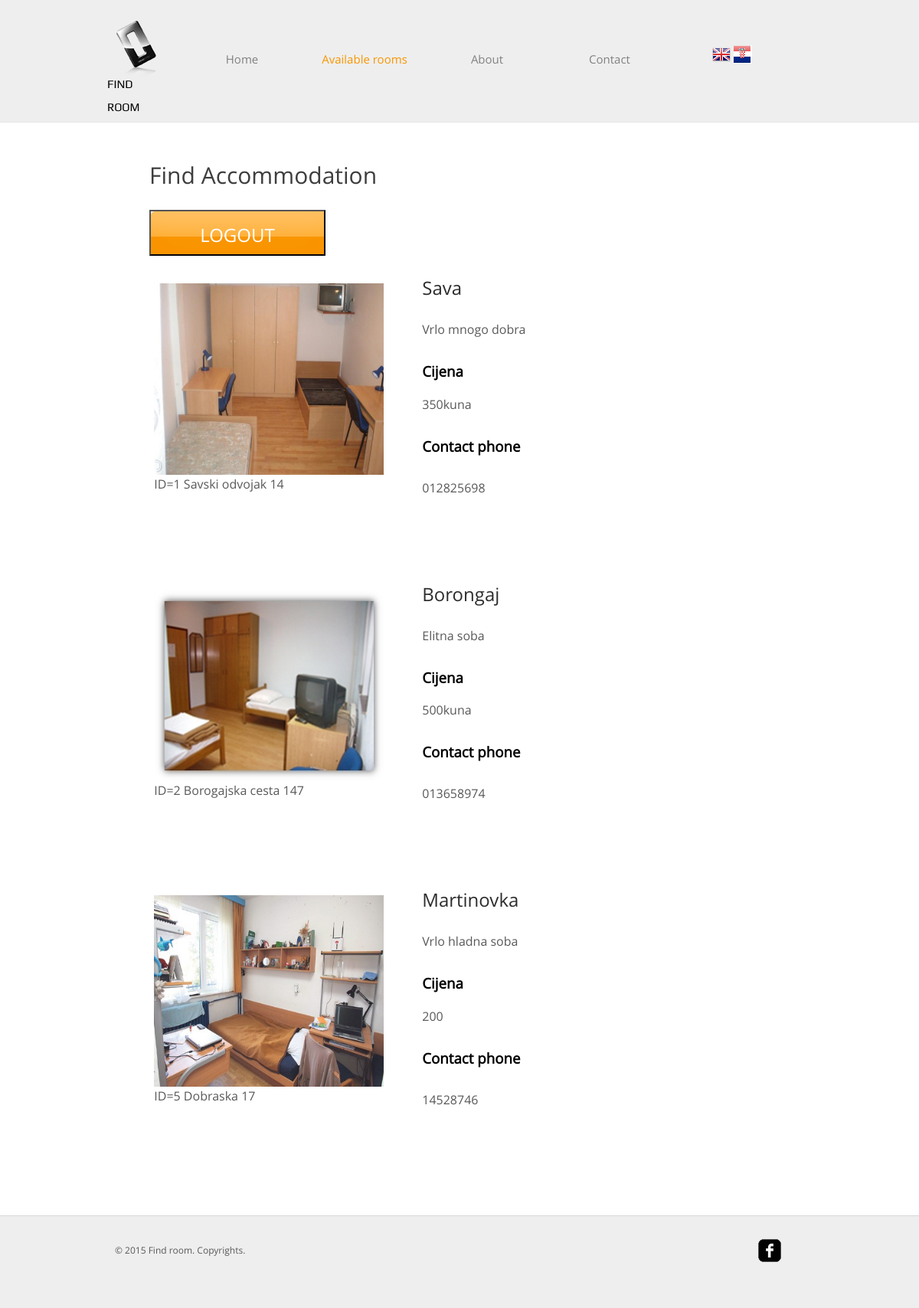
The app's page /dostupne2.php (signed in) with its own data.
### tables this page shows
CREATE TABLE IF NOT EXISTS `sobe` (
`id` int(11) NOT NULL,
  `kvart_sobe` varchar(70) NOT NULL,
  `opis_sobe` varchar(255) DEFAULT NULL,
  `adresa_sobe` varchar(70) NOT NULL,
  `cijena_sobe` varchar(70) NOT NULL,
  `naziv_slike` varchar(70) DEFAULT NULL,
  `telefon_sobe` varchar(15) NOT NULL
);

### languages/lang.en.php (called while the page is built)
<?php
$lang = array();
$lang['PAGE_TITLE'] = 'Find room';
$lang['LOGO_NAME'] = 'Find room';
$lang['MENU_HOME'] = 'Home';
$lang['MENU_ABOUT_US'] = 'About';
$lang['MENU_ROOMS'] = 'Available rooms';
$lang['MENU_CONTACT'] = 'Contact';
$lang['MENU_NEWS'] = 'News';
$lang['FOOTER'] = '© 2015 Find room. Copyrights.';
$lang['CONTACT_PHONE']='Contact phone';
$lang['CONTACT_MSG'] = 'For all informations e-mail us: pronadjisobu@gmail.com . We will answer as soon as possibile.';
$lang['CONTACT_MSG2']='Address';
$lang['LOGIN_NEXT']='Next';
$lang['HOME_SMJESTAJ']='Accommodation?';
$lang['HOME_FINDEASY']='Find it easy';
$lang['HOME_FIND']='You are not able to get home? Find a home here.';
$lang['HOME_DONTWORRY']='FIND';
$lang['HOME_PRONADIMM']='Dont worry, there is enough room for everyone.';
$lang['HOME_PRON']='Find accommodation.';
$lang['HOME_TEX1']='Find accommodation site is designed for students who were unable to get home. We offer accommodation at various locations in several cities.';
$lang['HOME_TEX2']='Start immediately finding accommodation on easy and secure way! ';
$lang['HOME_TEX3']='Find accommodation has a large number of satisfied customers, be one of them.';
$lang['HOME_TEX4']='2015- year we started with a public accommodation to students where everyone is able to offer accommodation (with some checks for accommodation and other standards) is able to offer through our accommodation.';
$lang['HOME_HEAD1']='About us';
$lang['HOME_HEAD2']='History';
$lang['HOME_TEX5']='We started not so long ago in 2013. The project is 40% funded by the Republic of Croatia, while the remaining 60% are private investors. First private home is open 04.03.2013. Flower in the village, next to the old dormitories on the Flower settlement.';
$lang['HOME_HEAD3']='New locations';
$lang['HOME_TEX6']='
It soon turned out that the great demand, and within a year were opened 3 new locations for accommodation of students. In the 9th month of 2013, is now open for student accommodation at the Sava. In the 2nd month of 2014-and the new location for students and Centar, and in the 06th month of 2014-and is now open and accommodation in the Volta.';
$lang['HOME_HEAD4']='Opening other locations';
$lang['HOME_TEX7']='More and more has increased the demand for such accommodation for. 2015- year we started with a public accommodation to students where everyone is able to offer accommodation (with some checks for accommodation and other standards) is able to offer through our accommodation.';
$lang['HOME_PRON']='Find Accommodation';
$lang['DOST_1']='Here you can find available accommodation, for booking you have to log!';
$lang['UNOS_PRON']='Data about room:';
$lang['UNOS_PRON23']='Viewing room:';
$lang['UNOS_PRON2']='Data on the room you want to add:';
$lang['UNOS_PRON3']='District of room:';
$lang['UNOS_PRON4']='Room description:';
$lang['UNOS_PRON5']='Addres of room:';
$lang['UNOS_PRON6']='Price of room:';
$lang['UNOS_PRON7']='Name of picture:';
$lang['KON_PRON']='Thank you for contacting us. We will be in touch with you very soon.';
$lang['KON_PRM']='Enter the ID of the room that you want to remove from the site, it says under the photo ID rooms';
?>

### dostupne2.php (the view, shortened to what this page needs)
<?php
include_once 'jezik.php';
$dbc = mysqli_connect( 'localhost', 'root', '', 'seminar2baza' ) or die('Pogreška kod spajanja na bazu podataka.');
$popis = mysqli_query($dbc,"SELECT * FROM sobe");
                while($row =  mysqli_fetch_array($popis,MYSQLI_ASSOC))
                {
                        $rez[] = $row;
                }
?>
<!DOCTYPE HTML>
<html>
<head>
	<link rel="stylesheet" href="css/style.css" type="text/css">
	<link rel="stylesheet" href="grid.css" />
	<link rel="stylesheet" href="cssswitch/style.css">
</head>
<body>
	<div id="header">
		<div>
			<div class="logo">
				<a href="index.php"><?php echo $lang['LOGO_NAME']; ?></a>
			</div>
			<ul id="navigation">
				<li>
					<a href="index.php"><?php echo $lang['MENU_HOME']; ?></a>
				</li>
				<li class="active">
					<a href="dostupne.php"><?php echo $lang['MENU_ROOMS']; ?></a>
				</li>
				<li>
					<a href="onama.php"><?php echo $lang['MENU_ABOUT_US']; ?></a>
				</li>
				<li>
					<a href="kontakt.php"><?php echo $lang['MENU_CONTACT']; ?></a>
				</li>
				<li>
					<a href="dostupne.php?lang=en"><img src="images/en.png" /></a>
					<a href="dostupne.php?lang=hr"><img src="images/hr.png" /></a>
				</li>
				</ul>
		</div>
	</div>
<div id=contents>
	<div class="features">
<h1><?php echo $lang['HOME_PRON']; ?></h1>
<form action="logout.php" >
<button class="btn" type="submit">Logout</button>
</form>
<?php   foreach ($rez as $variable => $value): ?>
			<div>
				<div class="column column-7">
				<p>
				<img src="slike/<?php echo $value['naziv_slike']?>" alt="Img" height="250" width="300">
				</p>
				<p>
				<?php echo "ID=".$value['id']?>
				<?php echo $value['adresa_sobe']?>
				</p>
				</div>
				<div class="column column-5">
				<p>
				<h2><?php echo $value['kvart_sobe']?></h2>
				</p>
				<p>
				<?php echo $value['opis_sobe']?>
				</p>
				<h3>Cijena</h3>
				<p>
				<?php echo $value['cijena_sobe']?>
				</p>
				<p>
				<h3><?php echo $lang['CONTACT_PHONE']; ?></h3>
				</p>
				<p>
				<?php echo $value['telefon_sobe']?>
				</p>
			</div>
			</div>
<?php endforeach; ?>
			</div>
	</div>
	<div id="footer">
		<div class="clearfix">
			<div id="connect">
				<a href="https://www.facebook.com/" target="_blank" class="facebook"></a>
			</div>
			<p>
				<?php echo $lang['FOOTER']; ?>
			</p>
		</div>
	</div>
</body>
</html>

### css/style.css (style rules this page uses)
body { background-color: #fff; font-family: 'OpenSans'; margin: 0; }
img { border: 0; }
.clearfix:after, #contents:after { clear:both; content:""; display:block; height:1%; line-height:0; visibility:hidden; }
.btn { background: url(../images/bg-button.png) no-repeat; background-position: 0 -70px; color: #fff; display: inline-block; font: 24px/60px 'OpenSans'; height: 60px; width: 230px; text-align: center; text-decoration: none; text-transform: uppercase; }
#header { background-color: #eee; border-bottom: 1px solid #e6e6e6; padding: 27px 0; }
#header > div, #footer > div { width: 920px; margin: 0 auto; padding: 0 20px; }
#header .logo { float: left; margin-right: 20px; }
#header .logo a { background: url(../images/logo.png) no-repeat center top; color: #000; display: block; font: 15px/30px 'Play'; height: 20px; width: 76px; padding-top: 68px; text-decoration: none; text-transform: uppercase; }
#navigation { display: inline-block; list-style: none; line-height: 100px; margin: 0; padding: 0; }
#navigation li { float: left; width: 160px; text-align: center; }
#navigation li a { color: #818181; font-size: 15px; line-height: 30px; text-decoration: none; }
#navigation li.active a { color: #f99600; }
#contents { min-height: 510px; width: 880px; margin: 0 auto; padding: 54px 40px; }
h1 { color: #3e3e3e; font-size: 30px; font-weight: normal; line-height: 30px; margin: 0 0 30px; }
h2 { color: #2c2c2c; font-size: 24px; font-weight: normal; line-height: 24px; margin: 0 0 12px; }
p { color: #585858; font-size: 16px; line-height: 24px; margin: 0 0 30px; }
#contents .features { width: 810px; margin: 0 auto; }
.features > div { display: inline-block; margin: 0 0 30px; }
.features > div img { float: left; margin-right: 20px; margin-top: 36px; }
#footer { background-color: #eee; border-top: 1px solid #d8d8d8; padding: 30px 0; }
#footer p { font-size: 12px; line-height: 30px; padding-left: 10px; }
#connect { float: right; display: inline-block; margin-right: 30px; }
#connect a { background: url(../images/icons.png) no-repeat; display: inline-block; height: 30px; width: 30px; margin: 0 10px; }

### grid.css (style rules this page uses)
.row:before, .row:after, .column:before, .column:after, .cf:before, .cf:after { content: " "; display: table; }
.row:after, .column:after, .cf:after { clear: both; }
.row, .column, .cf { *zoom: 1; }
.column-5 { width: 380px; }
.column-7 { width: 540px; }
.column-5 { width: 39.58333333333333%; }
.column-7 { width: 56.25%; }
.column { margin: 0 1.041666666666667%; float: left; }

### records on screen
sobe: naziv_slike (picture), id "1", adresa_sobe "Savski odvojak 14", kvart_sobe "Sava", opis_sobe "Vrlo mnogo dobra", cijena_sobe "350kuna", telefon_sobe "012825698"
sobe: naziv_slike (picture), id "2", adresa_sobe "Borogajska cesta 147", kvart_sobe "Borongaj", opis_sobe "Elitna soba", cijena_sobe "500kuna", telefon_sobe "013658974"
sobe: naziv_slike (picture), id "5", adresa_sobe "Dobraska 17", kvart_sobe "Martinovka", opis_sobe "Vrlo hladna soba", cijena_sobe "200", telefon_sobe "14528746"

### other values on screen
$lang['LOGO_NAME'] "FIND ROOM"
$lang['MENU_HOME'] "Home"
$lang['MENU_ROOMS'] "Available rooms"
$lang['MENU_ABOUT_US'] "About"
$lang['MENU_CONTACT'] "Contact"
$lang['HOME_PRON'] "Find Accommodation"
$lang['FOOTER'] "© 2015 Find room. Copyrights."
